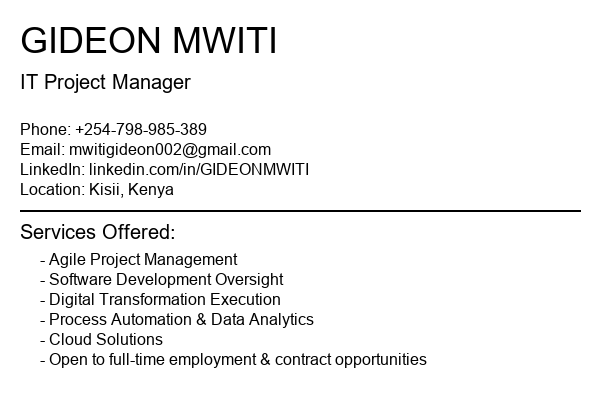

Here is the Python script that generated this plot:
from PIL import Image, ImageDraw, ImageFont

# Define the dimensions and create a new white image
width, height = 600, 400
image = Image.new("RGB", (width, height), "white")
draw = ImageDraw.Draw(image)

# Attempt to load a TrueType font; fallback to the default if not available
try:
    title_font = ImageFont.truetype("arial.ttf", 36)
    header_font = ImageFont.truetype("arial.ttf", 20)
    text_font = ImageFont.truetype("arial.ttf", 16)
except IOError:
    title_font = ImageFont.load_default()
    header_font = ImageFont.load_default()
    text_font = ImageFont.load_default()

# Define text content
name = "GIDEON MWITI"
title = "IT Project Manager"
phone = "Phone: +254-798-985-389"
email = "Email: mwitigideon002@gmail.com"
linkedin = "LinkedIn: linkedin.com/in/GIDEONMWITI"
location = "Location: Kisii, Kenya"

services_title = "Services Offered:"
services = [
    "Agile Project Management",
    "Software Development Oversight",
    "Digital Transformation Execution",
    "Process Automation & Data Analytics",
    "Cloud Solutions",
    "Open to full-time employment & contract opportunities"
]

# Starting positions for text
padding = 20
current_y = padding

# Draw Name and Title
draw.text((padding, current_y), name, font=title_font, fill="black")
current_y += 50
draw.text((padding, current_y), title, font=header_font, fill="black")
current_y += 50

# Draw Contact Details
draw.text((padding, current_y), phone, font=text_font, fill="black")
current_y += 20
draw.text((padding, current_y), email, font=text_font, fill="black")
current_y += 20
draw.text((padding, current_y), linkedin, font=text_font, fill="black")
current_y += 20
draw.text((padding, current_y), location, font=text_font, fill="black")
current_y += 30

# Draw a horizontal line
draw.line((padding, current_y, width - padding, current_y), fill="black", width=2)
current_y += 10

# Draw Services Title
draw.text((padding, current_y), services_title, font=header_font, fill="black")
current_y += 30

# Draw each service item
for service in services:
    draw.text((padding + 20, current_y), f"- {service}", font=text_font, fill="black")
    current_y += 20

# Save the image as PNG
image.save("business_card.png")
print("Business card generated and saved as 'business_card.png'.")
